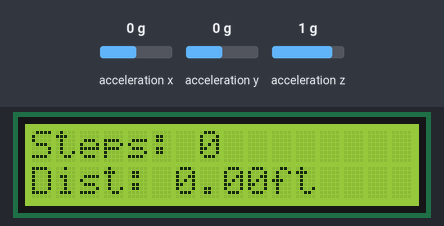
This sketch was run on a simulated Arduino Nano 33 IoT. Shown: 16×2 character LCD. Wiring (inferred from the names in the program): ADXL345 accelerometer at I2C address 0x53. The test bench sets the inputs (shaded band); at power-on: acceleration x 0 g, acceleration y 0 g, acceleration z 1 g. Nothing arrives over Bluetooth unless stated; a phone connects over Bluetooth LE 3 s after start; what the sketch prints to the serial monitor is not drawn.

Above: at 3.8 s.
3.9 s: acceleration x set to -1.4 g
At 4.4 s:
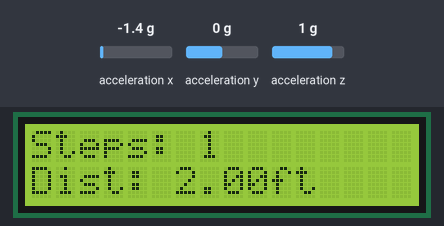
5.4 s: acceleration y set to -1.4 g
At 6.1 s:
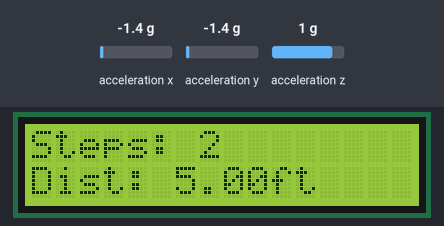
6.9 s: acceleration z set to -1.4 g
At 7.8 s:
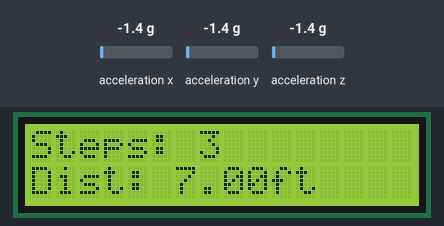
Timing chart, 0 to 9.9 s (numbered marks = the images above; inputs shaded):
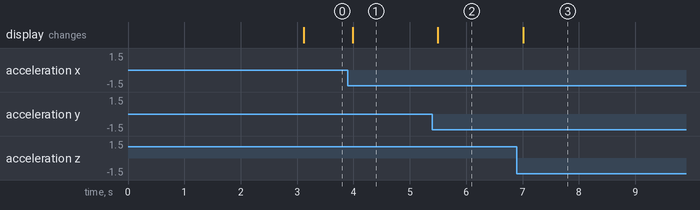

Measured:
- after the input at 3.9 s, the display: changes after 0.08 s (image 1)
- after the input at 5.4 s, the display: changes after 0.10 s (image 2)
- after the input at 6.9 s, the display: changes after 0.11 s (image 3)

The sketch:

StepTracker.ino
```cpp
/*
BIOE 448 Final Project -- Step Counter
- Tracks user's steps using ADXL345 accelerometer
- Functions without computer connection
- Tracked metrics displayed on physical device
- Tracked metrics fetch-able from Bluetooth central
- Software shared in GitHub repo
- Device validated with test and benchmarks
*/

#include <Wire.h> // Necessary for I2C communication
#include <LiquidCrystal.h> // LCD
#include <ArduinoBLE.h> // BLE

// LCD
LiquidCrystal lcd(10, 9, 5, 4, 3, 2);

// Accelerometer
int accel = 0x53; // I2C address for this sensor (from data sheet)
float xavg, yavg, zavg; // reference values from boot
float x, y, z;
float x2, y2, z2;

// BLE
BLEService newService("180A"); // creating the service
BLEByteCharacteristic readChar("2A58", BLERead);
BLEByteCharacteristic writeChar("2A57", BLEWrite);

// Variables
float total_accel_1, total_accel_2;
float accel_diff;
float diff = 20000; // threshold difference
int step = 0; // step count
float distance = 0; // calculated distance
long previousMillis = 0;

void setup() {
  Serial.begin(9600);

  // For accelerometer
  Wire.begin(); // Initialize serial communications
  Wire.beginTransmission(accel); // Start communicating with the device
  Wire.write(0x2D); // Enable measurement
  Wire.write(8); // Get sample measurement
  Wire.endTransmission();

  // Reference accelerometer values on startup
  Wire.beginTransmission(accel);
  Wire.write(0x32); // Prepare to get readings for sensor (address from data sheet)
  Wire.endTransmission(false);
  Wire.requestFrom(accel, 6, true); // Get readings (2 readings per direction x 3 directions = 6 values)
  xavg = (Wire.read() | Wire.read() << 8); // Parse x values
  yavg = (Wire.read() | Wire.read() << 8); // Parse y values
  zavg = (Wire.read() | Wire.read() << 8); // Parse z values
  Wire.endTransmission();

  // BLE
  // for debugging
  while(!Serial);
  if (!BLE.begin()){
    Serial.println("Waiting for ArduinoBLE");
    while(1);
  }
  // device setup
  BLE.setLocalName("StepTracker");
  BLE.setAdvertisedService(newService);
  newService.addCharacteristic(readChar);
  newService.addCharacteristic(writeChar);
  BLE.addService(newService);
  // instantiate read/write values
  readChar.writeValue(0);
  writeChar.writeValue(0);
  // advertise
  BLE.advertise();
  Serial.println("Bluetooth device active");
}

void loop() {
  // BLE
  BLEDevice central = BLE.central();

  if (central){
    Serial.print("Connected to central:");
    Serial.println(central.address());
    digitalWrite(LED_BUILTIN, HIGH);

    while (central.connected()){
      long currentMillis = millis();

      if (currentMillis - previousMillis >= 200) {
        previousMillis = currentMillis;

        // Step and distance function
        // obtain first set of values
        Wire.beginTransmission(accel);
        Wire.write(0x32); // Prepare to get readings for sensor (address from data sheet)
        Wire.endTransmission(false);
        Wire.requestFrom(accel, 6, true); // Get readings (2 readings per direction x 3 directions = 6 values)
        x = (Wire.read() | Wire.read() << 8); // Parse x values
        y = (Wire.read() | Wire.read() << 8); // Parse y values
        z = (Wire.read() | Wire.read() << 8); // Parse z values

        total_accel_1 = sqrt(pow((x-xavg),2)+pow((y-yavg),2)+pow((z-zavg),2));
        // Serial.println(total_accel_1);

        delay(50);

        // obtain second set of values
        Wire.beginTransmission(accel);
        Wire.write(0x32); // Prepare to get readings for sensor (address from data sheet)
        Wire.endTransmission(false);
        Wire.requestFrom(accel, 6, true); // Get readings (2 readings per direction x 3 directions = 6 values)
        x2 = (Wire.read() | Wire.read() << 8); // Parse x values
        y2 = (Wire.read() | Wire.read() << 8); // Parse y values
        z2 = (Wire.read() | Wire.read() << 8); // Parse z values

        total_accel_2 = sqrt(pow((x2-xavg),2)+pow((y2-yavg),2)+pow((z2-zavg),2));
        // Serial.println(total_accel_2);

        accel_diff = abs(total_accel_2 - total_accel_1);

        // if the difference in values is greater than the threshold, count a step
        if (accel_diff > diff){
          step++;
        }

        distance = step*5280/2000;

        lcd.begin(16, 2); //Initiate the LCD in a 16x2 configuration
        lcd.print("Steps: ");
        lcd.print(step);
        lcd.setCursor(0, 1);
        lcd.print("Dist: ");
        lcd.print(distance);
        lcd.print("ft");
        Serial.println(distance);

        // BLE: to read from peripheral device
        readChar.writeValue(step);

        delay(100);
      }
    }
  }
}
```
